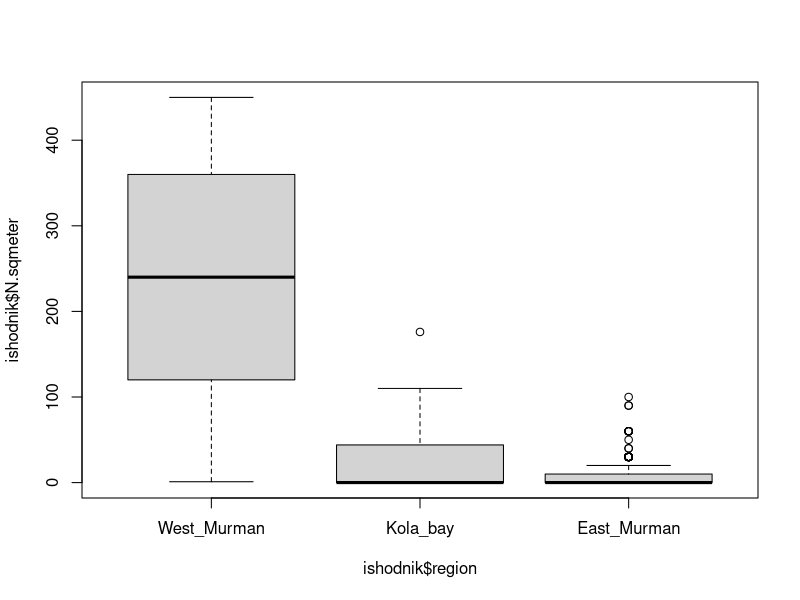
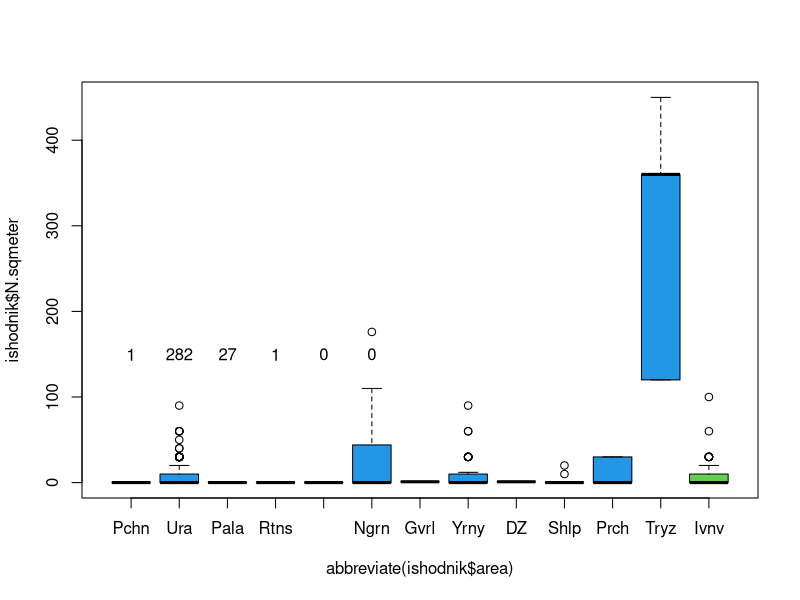

Source code (R) for these figures, in order: (Note: this script raises an error after producing the figures.)
setwd("~/Dropbox/PhD_thesis/PhD_thesis/article_Barents_microdistribution/")

ishodnik<-read.table("Cedule_Murman_distribution.csv", header=T, sep=";", dec=",")
str(ishodnik)

ishodnik$N.sqmeter<-ishodnik$N.sample * ishodnik$square

levels(ishodnik$area)

ishodnik$area<-ordered(ishodnik$area, levels=c("Pechenga", "Ura", 
                                               "Pala", "Retinskoe", "Abram", "Nagornoe",   
                                              "Gavrilovo","Yarnyshnaya", "DZ", "Shelpino", "Porchnikha", "Tryazhina", "Ivanovskaya"))
ishodnik$region<-ordered(ishodnik$region, levels=c("West_Murman", "Kola_bay", "East_Murman"))

#======== summary по пробоотбору ==================================
tapply(ishodnik$sample, list(ishodnik$area, ishodnik$year), length)
table(ishodnik$year, ishodnik$area)
length(ishodnik$sample)

# ====== сравнение регионов =======================================================
kruskal.test(ishodnik$N.sqmeter ~ ishodnik$region)

boxplot(ishodnik$N.sqmeter ~ ishodnik$region)

# ============== график обилие с раскраской отдельных регионов ====================
pdf(file="Ncockle_area_Barents_color.pdf", family="NimbusSan")
boxplot(ishodnik$N.sqmeter ~ abbreviate(ishodnik$area),  
        names=abbreviate(levels(ishodnik$area)), ylim=c(0,max(ishodnik$N.sqmeter, na.rm=T)), col=c(3,4,4,4,4,4))
#подпишем на график медианы
for (i in 1:length(levels(ishodnik$area))){
  text(x=seq(1:6)[i], y=150,
       labels=round(as.vector(tapply(ishodnik$N.sqmeter, INDEX=ishodnik$area, FUN=mean, na.rm=T)))[i])
}
dev.off()
embedFonts("Ncockle_area_Barents_color.pdf") #встройка шрифтов в файл

tapply(ishodnik$N.sqmeter, ishodnik$area, mean, na.rm=T)
tapply(ishodnik$N.sqmeter, ishodnik$area, sd, na.rm=T)

length(ishodnik$N.sqmeter[ishodnik$area=="Pala"])
44.9/sqrt(26)

tapply(ishodnik$N.sqmeter, ishodnik$area, median, na.rm=T)

# и черно-белый
pdf(file="Ncockle_area_Barents.pdf", family="NimbusSan")
boxplot(ishodnik$N.sqmeter ~ (ishodnik$area),  
        names=abbreviate(levels(ishodnik$area)), ylim=c(0,max(ishodnik$N.sqmeter, na.rm=T)))
#подпишем на график средние
for (i in 1:length(levels(ishodnik$area))){
  text(x=seq(1:13)[i], y=460,
       labels=round(as.vector(tapply(ishodnik$N.sqmeter, INDEX=ishodnik$area, FUN=mean, na.rm=T)))[i])
}
dev.off()
embedFonts("Ncockle_area_Barents.pdf") #встройка шрифтов в файл


#### Без трящиной
# и черно-белый
ish_tryash <- subset(ishodnik, ishodnik$area!="Tryazhina", drop=T)
ish_tryash$area<-ordered(ish_tryash$area, levels=c("Pechenga", "Ura", 
                                                 "Pala", "Retinskoe", "Abram", "Nagornoe",   
                                                 "Gavrilovo","Yarnyshnaya", "DZ", "Shelpino", "Porchnikha", "Ivanovskaya"))

#посчитаем средние 
cockle_mean <- round(as.vector(tapply(ish_tryash$N.sqmeter, INDEX=ish_tryash$area, FUN=mean, na.rm=T)))
cockle_mean[cockle_mean==1]<-"<1"

pdf(file="Ncockle_area_Barents_article1.pdf", family="NimbusSan", bg = "white")
par(mai = c(0.8,0.5,0.5,0.5))
boxplot(ish_tryash$N.sqmeter ~ (ish_tryash$area),   
        names=c("PC", "UR", "PL", "RT", "AB", "NG", "GV", "YA", "DZ", "SH", "PR", "IV"), ylim=c(0,max(ish_tryash$N.sqmeter, na.rm=T)+10), cex.axis = 1.2, ylab="N, indd./m-2", xlab = "area", cex.lab=1.2, main = "Cerastoderma edule")
#подпишем на график средние
for (i in 1:length(levels(ish_tryash$area))){
  text(x=seq(1:13)[i], y=460, cex=1.2,
       labels=cockle_mean[i])
}
dev.off()
embedFonts("Ncockle_area_Barents_article1.pdf") #встройка шрифтов в файл

# ggplot
library(ggplot2)

ca <- ggplot(data=ish_tryash, aes(x = area, y = N.sqmeter))

tiff("Ncockle_article.tiff", units = "cm", width = 7.5, height = 7.5, bg = "white", res = 300)
ca + 
  geom_boxplot() + 
  theme_classic() + 
  ylab("N, indd./m-2") +
  scale_x_discrete(breaks=levels(ish_tryash$area), labels=c("PC", "UR", "PL", "RT", "AB", "NG", "GV", "YA", "DZ", "SH", "PR", "IV")) + 
  theme(axis.title.x = element_text(face="bold", size=8), 
        axis.text.x  = element_text(size=8), 
        axis.title.y = element_text(face="bold", size=8), 
        axis.text.y  = element_text(size=8)) +
  annotate("text", label = round(tapply(ish_tryash$N.sqmeter, INDEX=ish_tryash$area, FUN=mean, na.rm=T),0), x=seq(1:12), y=460, size=2.5) 
  

dev.off()




# ================== total distribution ============================
tot_distr<-read.csv2("cockle_total_distr_DZ_2008.csv", header = T)
head(tot_distr)

pdf(file="Ncockle_total_abundance.pdf", family="NimbusSan", bg = "white")
plot(tot_distr$X_sm, tot_distr$Y_sm, xlab = "X, cm", ylab = "Y, cm", cex.axis=1.2)
dev.off()
embedFonts("Ncockle_total_abundance.pdf")


subset(ishodnik, ishodnik$area=="Tryazhina")
